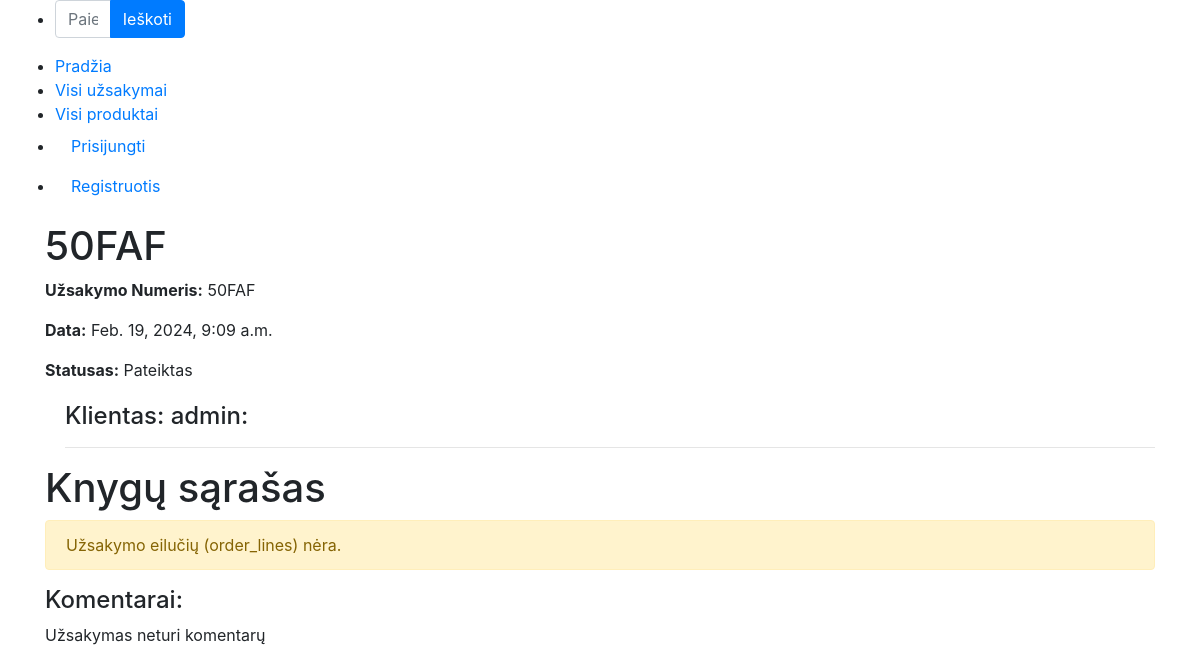
The page /baldai3/order_line/5 on the database as committed earlier.
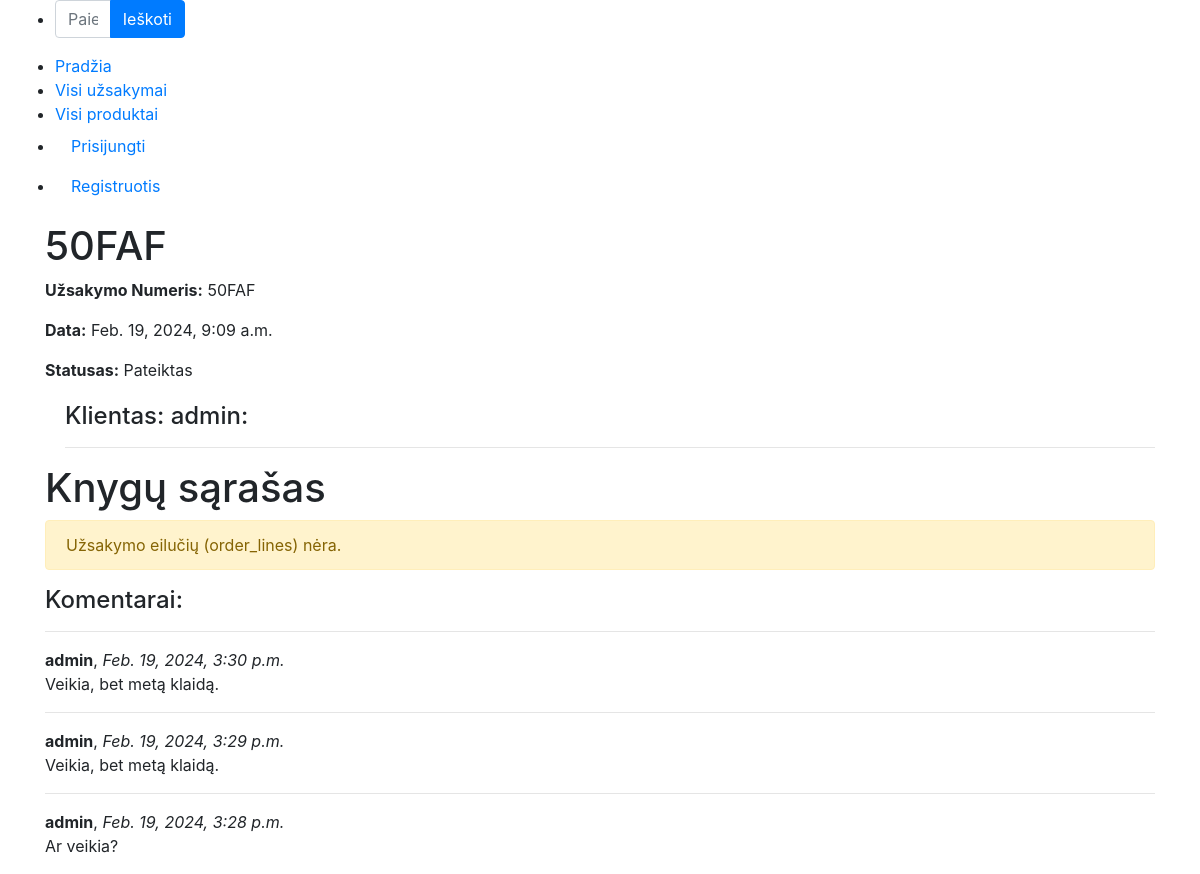
The same page on the database as committed later.
### baldai3/models.py (models this page shows, shortened)
class Order(models.Model):
    order_no = models.CharField(default=uuid.uuid4().hex[:5].upper(), verbose_name="Užsakymo Numeris", max_length=10,
                                editable=False)
    date = models.DateTimeField(verbose_name="Data")
    client_name = models.ForeignKey(to=User, verbose_name="Klientas", on_delete=models.SET_NULL, null=True, blank=True)
    LOAN_STATUS = (
        ('p', 'Pateiktas'),
        ('a', 'Apmokėtas'),
        ('g', 'Gamyboje'),
        ('i', 'Įvykdytas'),
    )
    status = models.CharField(
        verbose_name="Būsena",
        max_length=1,
        choices=LOAN_STATUS,
        blank=True,
        default='i',
        help_text='Statusas',
    )
    class Meta:
        verbose_name = 'Užsakymas'
        verbose_name_plural = 'Užsakymai'
        ordering = ['-date']

class OrderComment(models.Model):
    order = models.ForeignKey(to="Order", verbose_name="Užsakymas", on_delete=models.CASCADE, related_name='comments')
    author = models.ForeignKey(to=User, verbose_name="Autorius", on_delete=models.CASCADE)
    date_created = models.DateTimeField(verbose_name="Data", auto_now_add=True)
    content = models.TextField(verbose_name="Tekstas", max_length=1000)
    class Meta:
        verbose_name = 'Užsakymo komentaras'
        verbose_name_plural = 'Užsakymų komentarai'
        ordering = ['-date_created']

### baldai3/views.py (the view, shortened to what this page needs)
# urls.py: path('order_line/<int:pk>', views.OrderDetailView.as_view(), name='order_detail'),
class OrderDetailView(FormMixin, generic.DetailView):
    model = Order
    template_name = 'order_detail.html'
    form_class = OrderCommentForm
    def get_context_data(self, **kwargs):
        context = super().get_context_data(**kwargs)
        context['status_display'] = self.object.get_status_display()
        context['order_lines'] = OrderLine.objects.filter(order=self.object)
        return context

### baldai3/forms.py
class OrderCommentForm(forms.ModelForm):
    class Meta:
        model = OrderComment
        fields = ['content']

### baldai3/templates/order_detail.html (shortened to what this page needs)
{% extends "base.html" %}
{% block "content" %}
<h1>{{ order.order_no }}</h1>
<p><strong>Užsakymo Numeris:</strong> {{ order.order_no }}</p>
<p><strong>Data:</strong> {{ order.date }}</p>
<p><strong>Statusas:</strong> {{ status_display }}</p>
<div style="margin-left:20px;margin-top:20px">
    <h4>Klientas: {{ order.client_name }}:</h4>
    <hr>
</div>
<h1>Knygų sąrašas</h1>
{% if order_lines %}
{% for order_line in order_lines %}
<p>{{ order_line }}</p>
{% endfor %}
{% else %}
<div class="alert alert-warning" role="alert">
    Užsakymo eilučių (order_lines) nėra.
</div>
{% endif %}
<h4>Komentarai:</h4>
{% if order.comments.all %}
{% for comment in order.comments.all %}
<hr>
<strong>{{ comment.author }}</strong>, <em>{{ comment.date_created}}</em>
<p>{{ comment.content }}</p>
{% endfor %}
{% else %}
<p>Užsakymas neturi komentarų</p>
{% endif %}
{% endblock %}

### baldai3/templates/base.html (shortened to what this page needs)
<!DOCTYPE html>
<html lang="en">
<head>
    <link rel="stylesheet" href="https://stackpath.bootstrapcdn.com/bootstrap/4.1.3/css/bootstrap.min.css"
>
    {% load static %}
    <link rel="stylesheet" href="{% static 'css/styles.css' %}">
</head>
<body>
<div class="container-fluid">
    <div class="row">
        <div class="col-sm-2">
            {% block sidebar %}
            <ul class="sidebar-nav">
                <li>
                    <form action="{% url 'search' %}" method="get" class="form-inline my-2 my-md-0">
                        <div class="input-group mb-3">
                            <input name="query" class="form-control" type="text" placeholder="Paieška">
                            <div class="input-group-append">
                                <button class="btn btn-primary" type="submit">Ieškoti</button>
                            </div>
                        </div>
                    </form>
                </li>
                <li><a href="{% url 'index' %}">Pradžia</a></li>
                <li><a href="{% url 'order_line' %}">Visi užsakymai</a></li>
                <li><a href="{% url 'products' %}">Visi produktai</a></li>
                {% if user.is_authenticated %}
                <li class="nav-item"><a class="nav-link" href="{% url 'profile' %}">
                    <svg class="bi bi-person" width="1.5em" height="1.5em" viewBox="0 0 16 16" fill="currentColor"
                         xmlns="http://www.w3.org/2000/svg">
                        <path fill-rule="evenodd"
                              d="M13 14s1 0 1-1-1-4-6-4-6 3-6 4 1 1 1 1h10zm-9.995-.944v-.002.002zM3.022 13h9.956a.274.274 0 00.014-.002l.008-.002c-.001-.246-.154-.986-.832-1.664C11.516 10.68 10.289 10 8 10c-2.29 0-3.516.68-4.168 1.332-.678.678-.83 1.418-.832 1.664a1.05 1.05 0 00.022.004zm9.974.056v-.002.002zM8 7a2 2 0 100-4 2 2 0 000 4zm3-2a3 3 0 11-6 0 3 3 0 016 0z"
                              clip-rule="evenodd"/>
                    </svg>
                    {{ user.get_username }}</a>
                    <form method="post" action="{% url 'logout' %}">
                        {% csrf_token %}
                        <button type="submit" class="btn btn-primary nav-link ">Atsijungti</button>
                    </form>
                </li>
                <li class="nav-item">
                    <a class="nav-link" href="{% url 'my_orders_list' %}">Mano užsakymai</a>
                </li>
                {% else %}
                <li class="nav-item">
                    <a class="nav-link active" href="{% url 'login' %}">Prisijungti</a>
                </li>
                <li class="nav-item">
                    <a class="nav-link active" href="{% url 'register' %}">Registruotis</a>
                </li>
                {% endif %}
            </ul>
            {% endblock %}
        </div>
        <div class="container">
            {% block "content" %}{% endblock %}
        </div>
    </div>
</div>
</body>
</html>

Rows that differ between the two databases and show on the page:
added OrderComment: author "admin", date_created "Feb. 19, 2024, 3:30 p.m.", content "Veikia, bet metą klaidą."
added OrderComment: author "admin", date_created "Feb. 19, 2024, 3:29 p.m.", content "Veikia, bet metą klaidą."
added OrderComment: author "admin", date_created "Feb. 19, 2024, 3:28 p.m.", content "Ar veikia?"
Other text that changed with them:
text no longer shown: "Užsakymas neturi komentarų"
